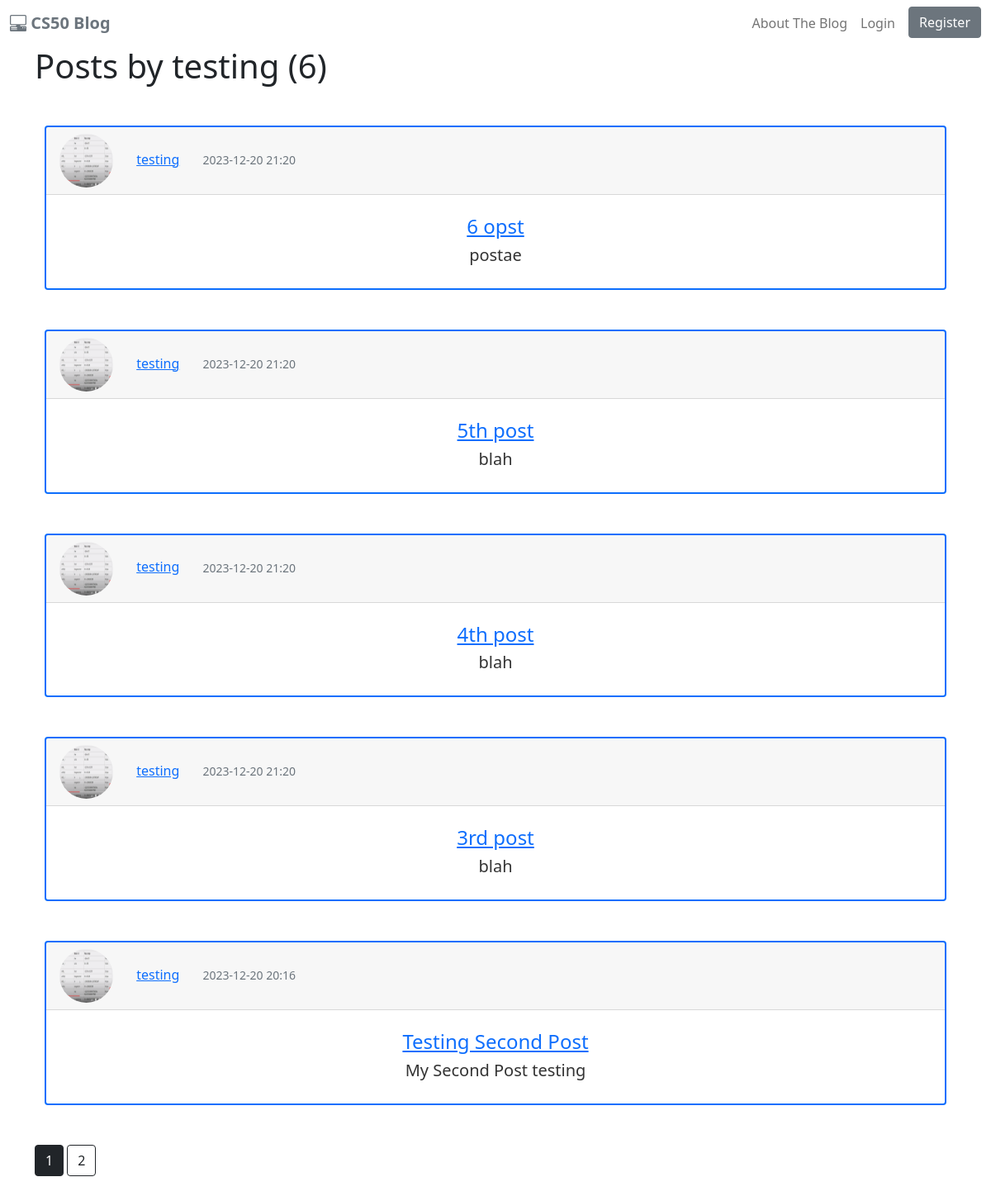
The app's page /user/testing, older data.
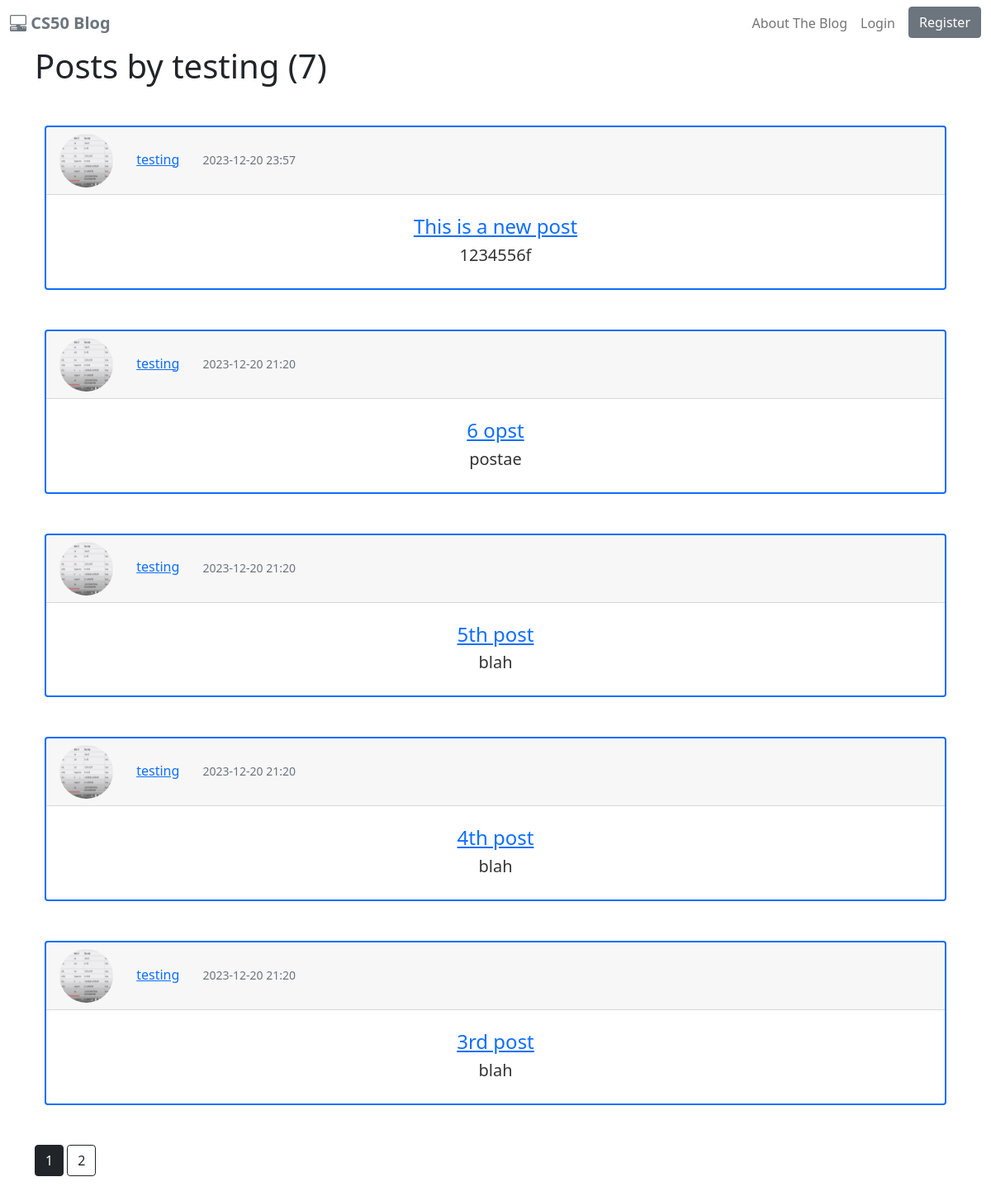
The same page, newer data.
### cs50blog/models.py (models this page shows, shortened)
class Post(db.Model):
    id = db.Column(db.Integer, primary_key=True)
    title = db.Column(db.String(120), nullable=False)
    date_posted = db.Column(db.DateTime, nullable=False, default=datetime.utcnow)
    content = db.Column(db.Text, nullable=False)
    user_id = db.Column(db.Integer, db.ForeignKey('user.id'), nullable=False)

class User(db.Model, UserMixin):
    id = db.Column(db.Integer, primary_key=True)
    username = db.Column(db.String(25), unique=True, nullable=False)
    email = db.Column(db.String(120), unique=True, nullable=False)
    image_file = db.Column(db.String(20), nullable=False, default='default.jpg')
    password = db.Column(db.String(25), nullable=False)
    posts = db.relationship('Post', backref='author', lazy=True)

### cs50blog/routes.py (the view)
@app.route("/user/<string:username>")
def user_posts(username):
    page = request.args.get('page', 1, type=int)
    user = User.query.filter_by(username=username).first_or_404()
    posts = Post.query.filter_by(author=user).order_by(Post.date_posted.desc()).paginate(page=page, per_page=5)
    return render_template("user_posts.html", posts=posts, user=user)

### cs50blog/templates/user_posts.html
{% extends "layout.html" %}
{% block main %}
    <h1 class="mb-3">Posts by {{ user.username }} ({{posts.total}})</h1>
    {% for post in posts.items %}
        <div class="container-lg my-5">
            <div class="card border-primary border-2">
                <div class="card-header text-primary">
                    <img src="{{ url_for('static', filename='profile_pics/' + post.author.image_file) }}" class="rounded-circle article-img">
                    <a href="{{ url_for('user_posts', username=post.author.username) }}" class="mx-4">{{ post.author.username }}</a>
                    <small class="text-muted">{{ post.date_posted.strftime('%Y-%m-%d  %H:%M') }}</small>
                </div>
                <div class="card-body text-center py-4">
                    <h4><a class="card-title" href="{{  url_for('post', post_id=post.id )}}">{{ post.title }}</a></h4>
                    <p class="lead card-subtitle">{{ post.content }}</p>
                </div>
            </div>
        </div>
    {% endfor %}
    {% for page_num in posts.iter_pages(left_edge=1, right_edge=1, left_current=1, right_current=2) %}
        {% if page_num %}
            {% if posts.page == page_num %}
                <a class="btn btn-dark mb-4" href="{{ url_for('user_posts', username=user.username, page=page_num) }}">{{ page_num }}</a>
            {% else %}
                <a class="btn btn-outline-dark mb-4" href="{{ url_for('user_posts', username=user.username, page=page_num) }}">{{ page_num }}</a>
            {% endif %}
        {% else %}
            ...
        {% endif %}
    {% endfor %}
{% endblock %}

Row changes from the older to the newer data that the page shows:
no longer on this page (row unchanged): Post: image_file (picture), author.username "testing", date_posted "2023-12-20 20:16", title "Testing Second Post", content "My Second Post testing"
added Post: image_file (picture), author.username "testing", date_posted "2023-12-20 23:57", title "This is a new post", content "1234556f"
Text that changed along with them:
{{ posts.total }}: "6" → "7"
